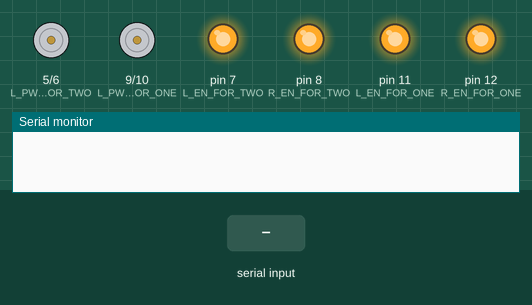
Simulated run of this sketch. Board: Arduino Uno, built with avr-gcc and run on an emulated ATmega328P. Parts: motor-driver pin pairs drawn as motors (green arrow = first pin HIGH = forward, orange = second pin HIGH = backward, longer = more drive), output pins drawn as LEDs (lit = HIGH), the last lines printed to the serial monitor. The test bench sets the inputs (shaded band).

Above: at 1.2 s.
1.3 s: byte 74 ('J') received over Serial
At 2.0 s:
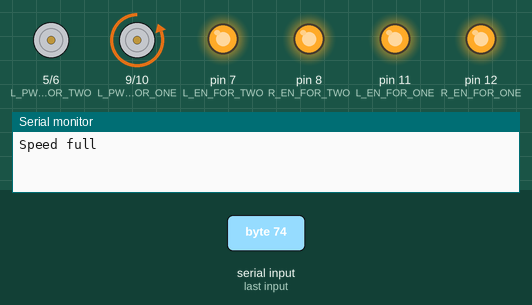
2.8 s: "B" received over Serial
At 3.2 s:
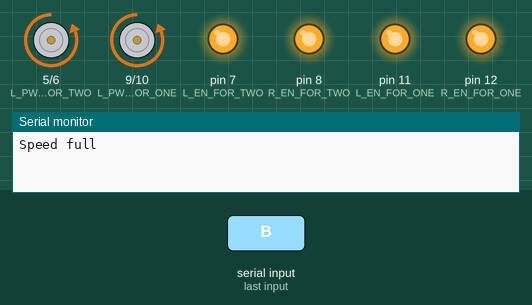
4.3 s: "F" received over Serial
At 5.5 s:
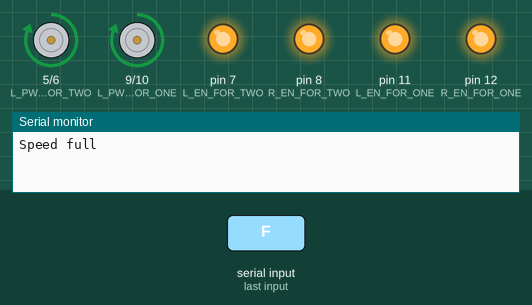
5.8 s: "R" received over Serial
At 6.6 s:
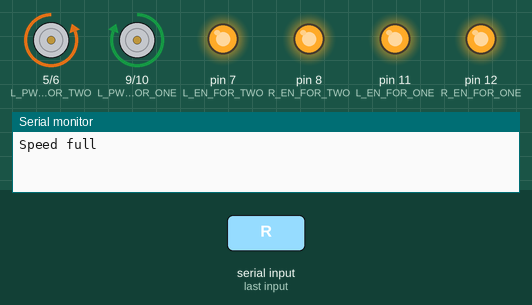
7.3 s: "L" received over Serial
At 7.8 s:
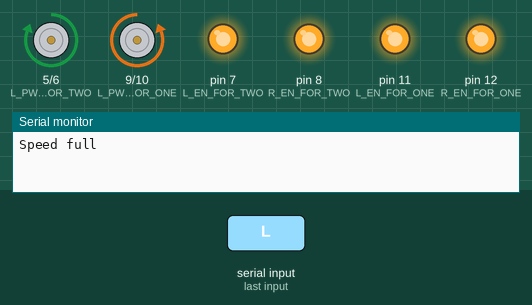
8.8 s: "S" received over Serial
At 10.1 s:
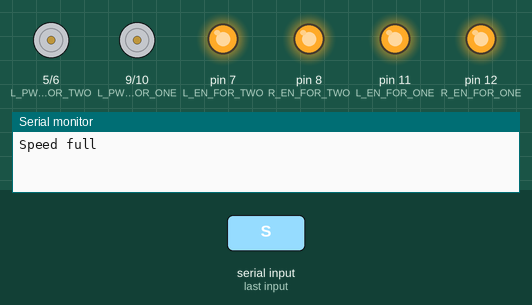
Timing chart, 0 to 11.3 s (numbered marks = the images above; inputs shaded):
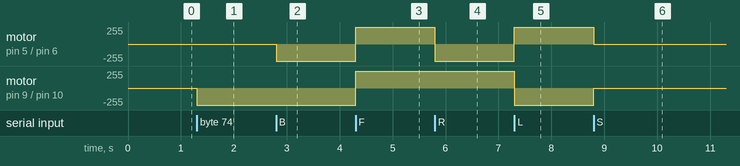

The sketch:

BTS7960_bluetooth_RC-Car_motorcontroller.ino
```cpp
int L_EN_FOR_ONE=11;
int R_EN_FOR_ONE=12;
int L_PWM_FOR_ONE=9;
int R_PWM_FOR_ONE=10;
int L_EN_FOR_TWO=7;
int R_EN_FOR_TWO=8;
int L_PWM_FOR_TWO=5;
int R_PWM_FOR_TWO=6;

int incomingByte=0; // for incoming serial data
int speed_min = 125; //the minimum "speed" the motors will turn - take it lower and motors don't turn
int speed_max = 255; //

int speed_left = speed_max; // set both motors to maximum speed
int speed_right = speed_max;

void left();
void right();
void forward();
void backward();
void forward_left();
void forward_right();
void back_left();
void back_right();
void setup() {

Serial.begin(9600);
pinMode(L_EN_FOR_ONE,OUTPUT);
pinMode(R_EN_FOR_ONE,OUTPUT);
pinMode(L_PWM_FOR_ONE,OUTPUT);
pinMode(R_PWM_FOR_ONE,OUTPUT);
pinMode(L_EN_FOR_TWO,OUTPUT);
pinMode(R_EN_FOR_TWO,OUTPUT);
pinMode(L_PWM_FOR_TWO,OUTPUT);
pinMode(R_PWM_FOR_TWO,OUTPUT);

digitalWrite(L_EN_FOR_ONE,HIGH);
digitalWrite(R_EN_FOR_ONE,HIGH);
digitalWrite(L_EN_FOR_TWO,HIGH);
digitalWrite(R_EN_FOR_TWO,HIGH);
}

void loop() {
if (Serial.available() > 0) {
    incomingByte = Serial.read();
    }
  switch(incomingByte)
  {
     case 'S':
      {
        stopo();
       //Serial.println("Stop\n");
       incomingByte='*';}
     break;

     case 'B':

     {  backward();

      // Serial.println("Forward\n");
       incomingByte='*';}
     break;

      case 'F':

    {   forward();
      // Serial.println("Backward\n");
       incomingByte='*';}
     break;

     case 'R':
     // turn right
     {
       right();
      // Serial.println("Rotate Right\n");
       incomingByte='*';}
     break;
       case 'L':
      {
       left();
       //Serial.println("Rotate Left\n");
       incomingByte='*';}
     break;
     case '1':

      { speed_left = 20;
       speed_right = 20;
       //Serial.println("Speed 1\n");
       incomingByte='*';}
     break;
    case '2':
      {
        speed_left = 40;
       speed_right = 40;
       //Serial.println("Speed 2 \n");
       incomingByte='*';}
     break;
    case '3':
      {
        speed_left = 60;
       speed_right = 60;
       //Serial.println("Speed 3 \n");
       incomingByte='*';}
     break;
        case '4':
      {
        speed_left = 80;
       speed_right = 80;
       //Serial.println("Speed 4 \n");
       incomingByte='*';}
     break;
        case '5':
      {
        speed_left = 100;
       speed_right = 100;
       //Serial.println("Speed 5 \n");
       incomingByte='*';}
     break;
        case '6':
      {
        speed_left = 120;
       speed_right = 120;
       //Serial.println("Speed 6 \n");
       incomingByte='*';}
     break;
        case '7':
      {
        speed_left = 140;
       speed_right = 140;
      // Serial.println("Speed 7 \n");
       incomingByte='*';}
     break;
        case '8':
      {
        speed_left = 160;
       speed_right = 160;
       //Serial.println("Speed 8 \n");
       incomingByte='*';}
     break;
        case '9':
      {
        speed_left = 200;
       speed_right = 200;
       //Serial.println("Speed 9 \n");
       incomingByte='*';}
     break;
        case 'q':
      {
        speed_left = 255;
       speed_right = 255;
       Serial.println("Speed full \n");
       incomingByte='*';}
     break;
        case 'J':
      {
       back_right();
       Serial.println("Speed full \n");
       incomingByte='*';}
     break;
      case 'H':
      {
       back_left();
       Serial.println("Speed full \n");
       incomingByte='*';}
     break;
      case 'I':
      {
       forward_right();
       Serial.println("Speed full \n");
       incomingByte='*';}
     break;
      case 'G':
      {
      forward_left();
       Serial.println("Speed full \n");
       incomingByte='*';}
     break;
  }
}

void forward(){
  analogWrite(R_PWM_FOR_ONE,0);
  analogWrite(L_PWM_FOR_ONE,speed_left);
  analogWrite(R_PWM_FOR_TWO,0);
  analogWrite(L_PWM_FOR_TWO,speed_right);
  };

void backward(){
  analogWrite(R_PWM_FOR_ONE,speed_left);
  analogWrite(L_PWM_FOR_ONE,0);
  analogWrite(R_PWM_FOR_TWO,speed_right);
  analogWrite(L_PWM_FOR_TWO,0);
  };

void right(){
  analogWrite(R_PWM_FOR_ONE,0);
  analogWrite(L_PWM_FOR_ONE,speed_left);
  analogWrite(R_PWM_FOR_TWO,speed_right);
  analogWrite(L_PWM_FOR_TWO,0);
  };

void left(){
  analogWrite(R_PWM_FOR_ONE,speed_left);
  analogWrite(L_PWM_FOR_ONE,0);
  analogWrite(R_PWM_FOR_TWO,0);
  analogWrite(L_PWM_FOR_TWO,speed_right);
  };

void stopo(){
  analogWrite(R_PWM_FOR_ONE,0);
  analogWrite(L_PWM_FOR_ONE,0);
  analogWrite(R_PWM_FOR_TWO,0);
  analogWrite(L_PWM_FOR_TWO,0);
  };

void forward_left(){
  analogWrite(R_PWM_FOR_ONE,0);
  analogWrite(L_PWM_FOR_ONE,0);
  analogWrite(R_PWM_FOR_TWO,0);
  analogWrite(L_PWM_FOR_TWO,speed_right);
  };

void forward_right(){
  analogWrite(R_PWM_FOR_ONE,0);
  analogWrite(L_PWM_FOR_ONE,speed_left);
  analogWrite(R_PWM_FOR_TWO,0);
  analogWrite(L_PWM_FOR_TWO,0);
  };

void back_left(){
  analogWrite(R_PWM_FOR_ONE,0);
  analogWrite(L_PWM_FOR_ONE,0);
  analogWrite(R_PWM_FOR_TWO,speed_right);
  analogWrite(L_PWM_FOR_TWO,0);
  };

void back_right(){
  analogWrite(R_PWM_FOR_ONE,speed_left);
  analogWrite(L_PWM_FOR_ONE,0);
  analogWrite(R_PWM_FOR_TWO,0);
  analogWrite(L_PWM_FOR_TWO,0);
  };
```

Measured:
- after the input at 1.3 s, motor on pin 9 (L_PWM_FOR_ONE) / pin 10 (R_PWM_FOR_ONE): stopped → backward 255/255 at once
- after the input at 2.8 s, motor on pin 5 (L_PWM_FOR_TWO) / pin 6 (R_PWM_FOR_TWO): stopped → backward 255/255 at once
- after the input at 4.3 s, motor on pin 5 (L_PWM_FOR_TWO) / pin 6 (R_PWM_FOR_TWO), motor on pin 9 (L_PWM_FOR_ONE) / pin 10 (R_PWM_FOR_ONE): backward 255/255 → forward 255/255 at once
- after the input at 5.8 s, motor on pin 5 (L_PWM_FOR_TWO) / pin 6 (R_PWM_FOR_TWO): forward 255/255 → backward 255/255 at once
- after the input at 7.3 s, motor on pin 5 (L_PWM_FOR_TWO) / pin 6 (R_PWM_FOR_TWO): backward 255/255 → forward 255/255 at once; motor on pin 9 (L_PWM_FOR_ONE) / pin 10 (R_PWM_FOR_ONE): forward 255/255 → backward 255/255 at once
- after the input at 8.8 s, motor on pin 5 (L_PWM_FOR_TWO) / pin 6 (R_PWM_FOR_TWO): forward 255/255 → stopped at once; motor on pin 9 (L_PWM_FOR_ONE) / pin 10 (R_PWM_FOR_ONE): backward 255/255 → stopped at once
